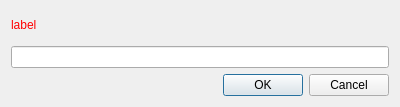
<?xml version="1.0" encoding="UTF-8"?>
<ui version="4.0">
 <class>Dialog</class>
 <widget class="QDialog" name="Dialog">
  <property name="geometry">
   <rect>
    <x>0</x>
    <y>0</y>
    <width>400</width>
    <height>107</height>
   </rect>
  </property>
  <property name="windowTitle">
   <string>Wert eingeben</string>
  </property>
  <layout class="QVBoxLayout" name="verticalLayout">
   <item>
    <widget class="QLabel" name="label">
     <property name="sizePolicy">
      <sizepolicy hsizetype="Preferred" vsizetype="MinimumExpanding">
       <horstretch>0</horstretch>
       <verstretch>0</verstretch>
      </sizepolicy>
     </property>
     <property name="text">
      <string>&lt;html&gt;&lt;head/&gt;&lt;body&gt;&lt;p&gt;&lt;span style=&quot; color:#ff0000;&quot;&gt;label&lt;/span&gt;&lt;/p&gt;&lt;/body&gt;&lt;/html&gt;</string>
     </property>
     <property name="textFormat">
      <enum>Qt::AutoText</enum>
     </property>
     <property name="wordWrap">
      <bool>true</bool>
     </property>
    </widget>
   </item>
   <item>
    <widget class="QLineEdit" name="textline"/>
   </item>
   <item>
    <widget class="QDialogButtonBox" name="buttonBox">
     <property name="orientation">
      <enum>Qt::Horizontal</enum>
     </property>
     <property name="standardButtons">
      <set>QDialogButtonBox::Cancel|QDialogButtonBox::Ok</set>
     </property>
    </widget>
   </item>
  </layout>
 </widget>
 <resources/>
 <connections>
  <connection>
   <sender>buttonBox</sender>
   <signal>accepted()</signal>
   <receiver>Dialog</receiver>
   <slot>accept()</slot>
   <hints>
    <hint type="sourcelabel">
     <x>248</x>
     <y>254</y>
    </hint>
    <hint type="destinationlabel">
     <x>157</x>
     <y>274</y>
    </hint>
   </hints>
  </connection>
  <connection>
   <sender>buttonBox</sender>
   <signal>rejected()</signal>
   <receiver>Dialog</receiver>
   <slot>reject()</slot>
   <hints>
    <hint type="sourcelabel">
     <x>316</x>
     <y>260</y>
    </hint>
    <hint type="destinationlabel">
     <x>286</x>
     <y>274</y>
    </hint>
   </hints>
  </connection>
 </connections>
</ui>
